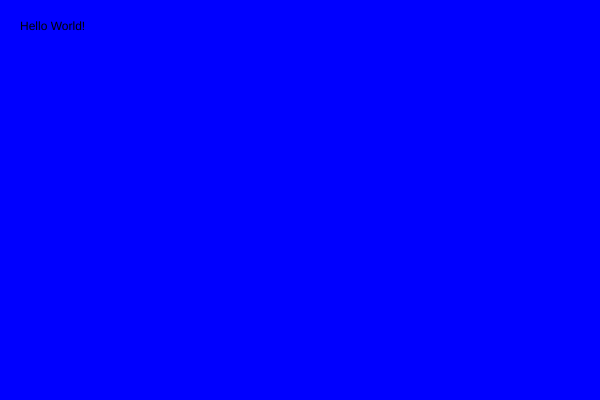
Frame 1 (no input)
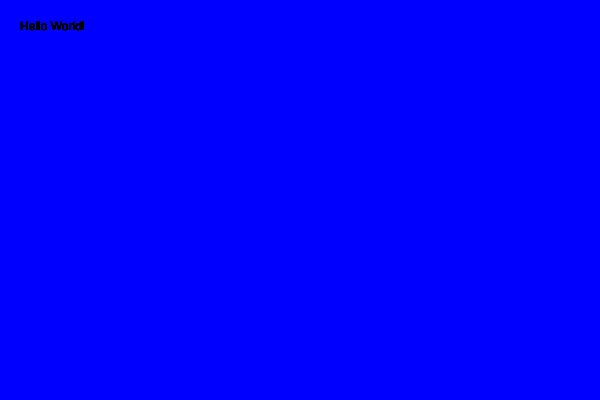
Frame 60 (no input)
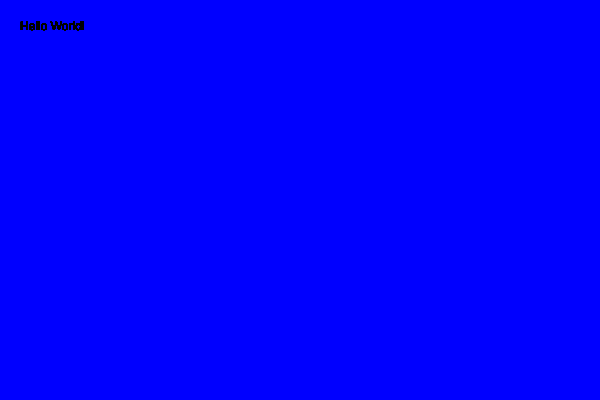
Frame 120 (the mouse pressed at the canvas centre since frame 60)

The p5.js sketch that drew these frames (run headless with seeded random() and noise() and a simulated clock; from frame 60 on, the mouse is pressed at the canvas centre):

// p5.js sketch
// ── sketch.js
function setup() {
    //setup canvas
    createCanvas(600,400);

    //setup background
    background('blue');
}

function draw() {

    //put in hello world

    text("Hello World!", 20, 30);
}
